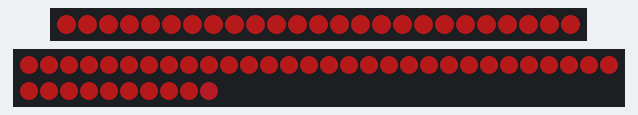
The sketch below on a simulated Arduino Uno, built with avr-gcc and run on an emulated ATmega328P. On the bench: 25 RGB LEDs in strip order, left to right, 40 RGB LEDs in strip order, left to right, continuing on the next row. Dim RGB values are drawn brighter than linear; random numbers use the default seed unless the sketch sets one.

Above: at 0.01 s.
At 4.92 s:
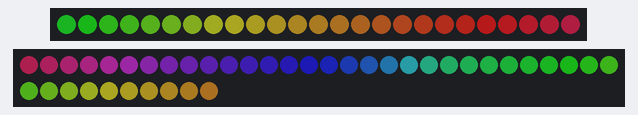
At 9.94 s:
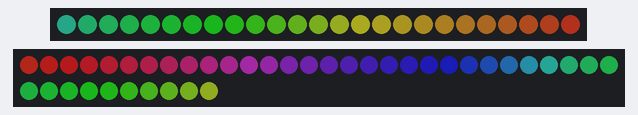
At 19.97 s:
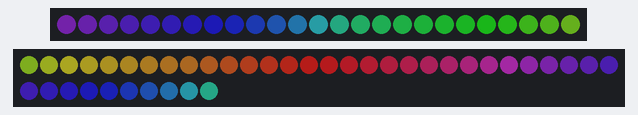
At 29.91 s:
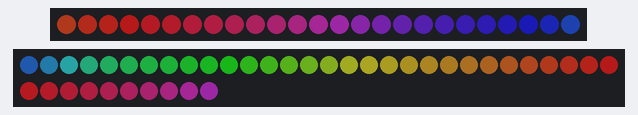
At 39.94 s:
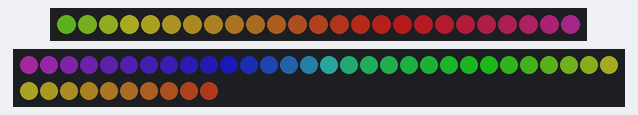

The sketch:

lightbottle.ino
```cpp
#include "FastLED.h"

#define LEDS1_NUM 25
#define LEDS1_PIN 11

#define LEDS2_NUM 40
#define LEDS2_PIN 14

#define LEDS_SATURATION 160
#define LEDS_BRIGHTNESS 128

CRGB leds[LEDS1_NUM + LEDS2_NUM];
byte hueCurrent = 0;
byte hueDestination = 0;
char hueStep = 5;

#define UPDATE_DELAY 50

void setup() {
  FastLED.addLeds<WS2801, LEDS1_PIN, 13, RGB>(leds, 0, LEDS1_NUM);
  FastLED.addLeds<WS2811, LEDS2_PIN, RGB>(leds, LEDS1_NUM, LEDS2_NUM);
  // Adjust data rate if you have issues: 0-fast, 7-slow
  //FastLED.setDataRate(3);

  for (int ii=0; ii< (LEDS1_NUM + LEDS2_NUM); ii++) {
    leds[ii] = CHSV(hueCurrent, LEDS_SATURATION, LEDS_BRIGHTNESS);
  }
  randomSeed(analogRead(0));
}

void loop() {
  if (abs(hueCurrent - hueDestination) < hueStep) {
    hueDestination = random(255);
    hueStep = ((hueCurrent < hueDestination) && (hueStep < 0)) ? hueStep : -hueStep;
  }
  hueCurrent += hueStep;
  pushLed(hueCurrent);
  FastLED.show();
  delay(UPDATE_DELAY);
}

void pushLed(byte hueValue) {
  for (int ii=0; ii<(LEDS1_NUM + LEDS2_NUM - 1); ii++) {
    leds[ii] = leds[ii+1];
  }
  leds[LEDS1_NUM + LEDS2_NUM - 1].setHSV(hueValue, LEDS_SATURATION, LEDS_BRIGHTNESS);
}
```
